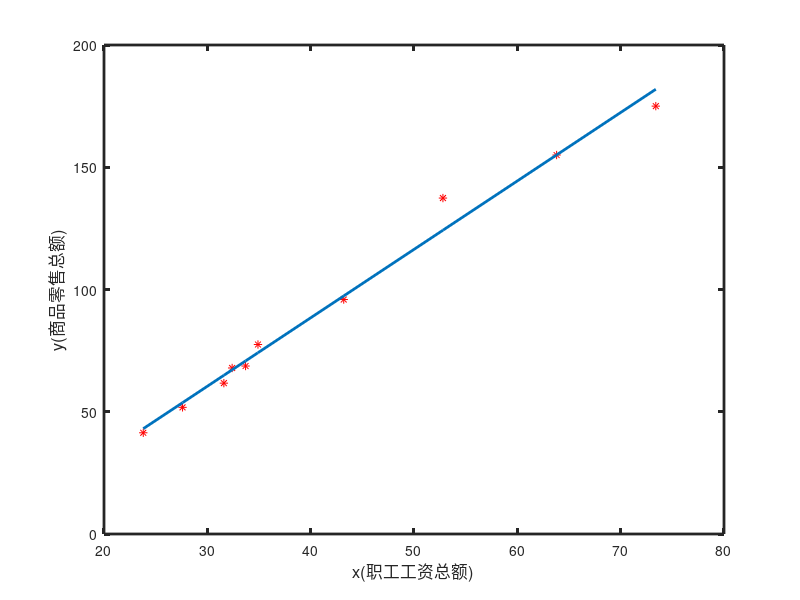

MATLAB code to generate this figure: (Note: this script raises an error after producing the figure.)
clc, clear all, close all

%% 数据准备
x= [23.80, 27.60, 31.60, 32.4, 33.7, 34.9, 43.2, 52.8, 63.8, 73.4];
y= [41.4, 51.8, 61.7, 67.9, 68.7, 77.5, 95.9, 137.4, 155, 175];
figure
plot(x,y,'r*')
xlabel('x(职工工资总额)', 'FontSize', 12)
ylabel('y(商品零售总额)', 'FontSize', 12)
set(gca, 'linewidth', 2);

%% 采用最小二乘拟合
Lxx = sum((x-mean(x)).^2);
Lxy = sum((x-mean(x)).*(y-mean(y)));
b1 = Lxy/Lxx;
b0 = mean(y)- b1*mean(x);
y1 = b1*x + b0;
hold on
plot(x, y1, 'LineWidth',2)

%% 采用LinearModel.fit函数进行线性回归
m2 = LinearModel.fit(x,y)

%% 采用regress函数进行回归
Y = y';
X = [ones(size(x,2),1),x'];
[b, bint, r, rint, s] = regress(Y, X)

